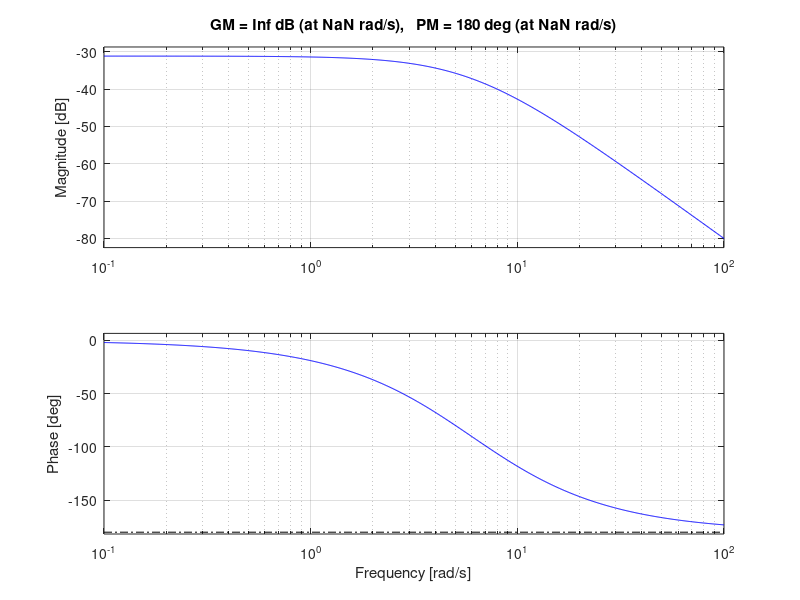
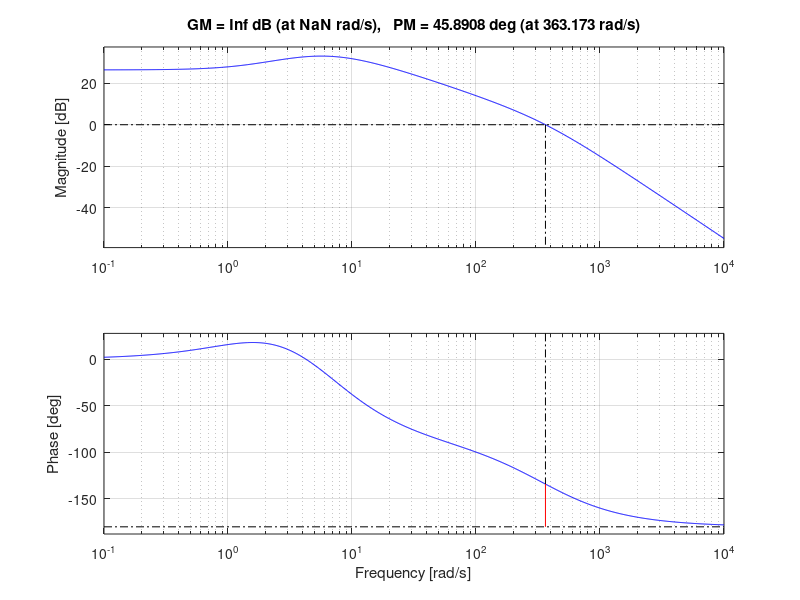
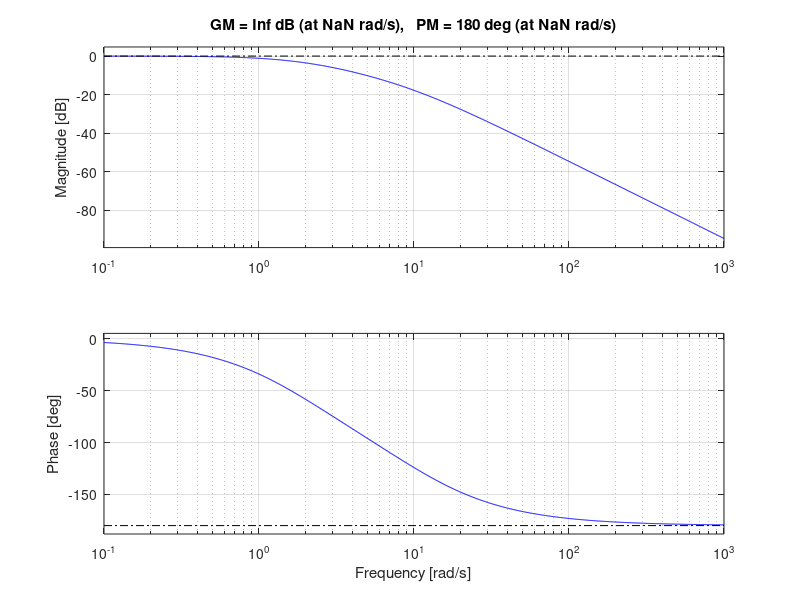
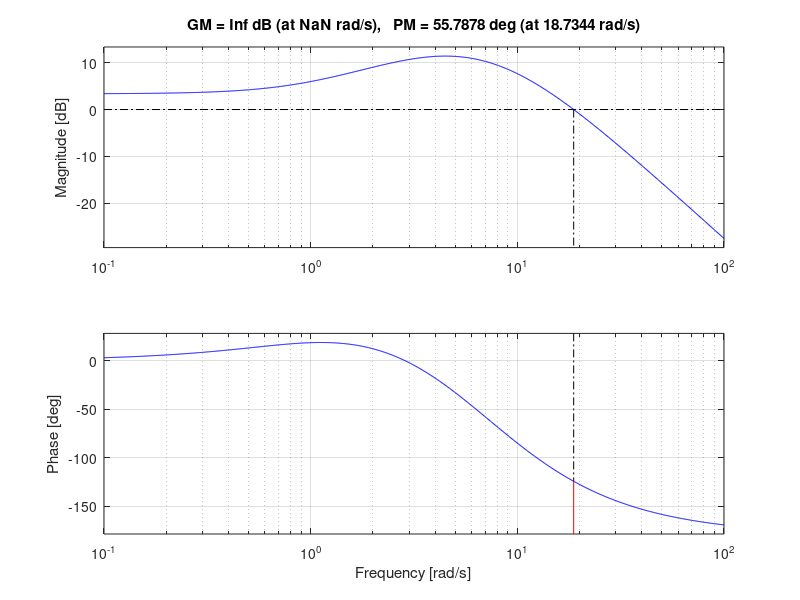

The MATLAB script that drew these images, in order: (Note: this script raises an error after producing the figures.)
clc;
clear;
close all;

%%% 1.
% specs steady-error 5% ,   44 < P.M < 46
G_1 = tf(1,[1 12 36]);
figure(1)
margin(G_1)

K_1 = 750;
%%% x-(-180) = 45 => x = -135
omega_1 = 14.4; % center frequency x-(-180) = 45 x=-135 從Phase圖上點找出
attenuation_db = -47.8; % 再從GAIN圖wn=14.4點找出Magnitude大小
z = omega_1/10;
alpha = 10^(attenuation_db/20);
p = z/alpha;
Gs_1 = tf([1 z],[1 p]);
L = K_1 * (p/z) * G_1 * Gs_1;
figure(2)
margin(L)



%% 
% 2.
% specs 54 < P.M < 56
G_2 = tf(18.75,[1 12 18.75]);
figure(3)
margin(G_2)
K = 53;
omega_2 = 10.2; % center frequency x-(-180) = 55  x=-125 從Phase圖上點找出
attenuation_db2 = -18; % 再從GAIN圖wn=2點找出Magnitude大小
z = omega_2/10;
alpha = 10^(attenuation_db2/20);
p = z/alpha;
Gs_2 = tf([1 z],[1 p]);
L = K * (p/z) * G_1 * Gs_2;
figure(4)
margin(L)

%%
% 3.
G_3 = tf(1,[1 10]);
Gc_3 = tf(85,[1 0]);
figure(5)
margin(G_3*Gc_3)
L = feedback(G_3*Gc_3,1);
stepinfo(L)

%%
% 4.
G_4 = tf([1 2],[1 6 14 8]);
figure(6)
rlocus(G_4)
sgrid(0.707,10^4)
title('4.(1) Root Locus')
fprintf('4. :\n')
fprintf('When zeta = 0.707, K = 3.17\n')
fprintf('------------------------------------\n')

%%
% 5.
% specs  P.O ≤ 5%, 𝑇𝑠 ≤ 5 s
G_5 = tf([0.8*25 0.8*25],[1 2 25]);
actuator = tf(1,[1 0]);
zeta = 0.8;
x = 100 * exp(-pi*zeta/sqrt(1-zeta^2))
z = 2; % select z
p = 15; % select p > z
Gc_5 = tf([1 z],[1 p]);
L_5 = G_5 * Gc_5;
figure(7)
rlocus(L)
sgrid(zeta,10^4)
K_5 = 50;
L_5 = K_5 * L_5;
T = feedback(L_5,1);
S = stepinfo(T)

%%
% 6.
% specs steady-state error less than 0.10A
G_6 = tf(1,[1600 80 1],'InputDelay',50);
figure(8)
margin(G_6)
K_6 = 15;
phi_m = 45 + 180; % Select additional phase 𝜙𝑚 < 70 to be added to the phase margin
phi_m = phi_m*pi/180; % degree to rad
alpha = (1+sin(phi_m))/(1-sin(phi_m));
wm = 9.17;
p = wm*alpha^0.5;
z = p/alpha;
Gs_6 = tf([1 z],[1 p]);
L_6 = K_6 * (p/z) * G_6 * Gs_6;
figure(9)
margin(L_6)
T_6 = feedback(L_6,1);
S_6 = stepinfo(T_6)
steady_error_6 = evalfr(T_6-1,0)

%%
% 7.
% specs 40° ≥ 𝑃.𝑀. ≥ 30° , 𝜔𝐵 = 0.8 rad/s
G_7 = tf(0.2,[6 7 1 0]);
figure(10)
margin(G_7)
K = 1;
phi_m = 35-40;
phi_m = phi_m*pi/180;
alpha = (1+sin(phi_m))/(1-sin(phi_m));
wm = 0.148;
p = wm*alpha^0.5;
z = p/alpha;
Gs_7 = tf([1 z],[1 p]);
L = K * (p/z) * G_7 * Gs_7;
figure(11)
margin(L)
%%
% 8.
% specs 59° ≤ 𝑃. 𝑀 ≤ 61°
G_8 = tf(1,[1 4 3]);
z = 2;
Ki_8 = tf(2,[1 0]);
Kp_8 = 1;
Gs_8 = Kp_8 + Ki_8 ;
L = G_8 * Gs_8;
figure(12)
margin(L)

Kp = 0.7;
Gs =  Kp + Ki_8;
L = G_8 * Gs;
figure(13)
margin(L)
fprintf('8.:\n')
fprintf('Kp = 0.7')
